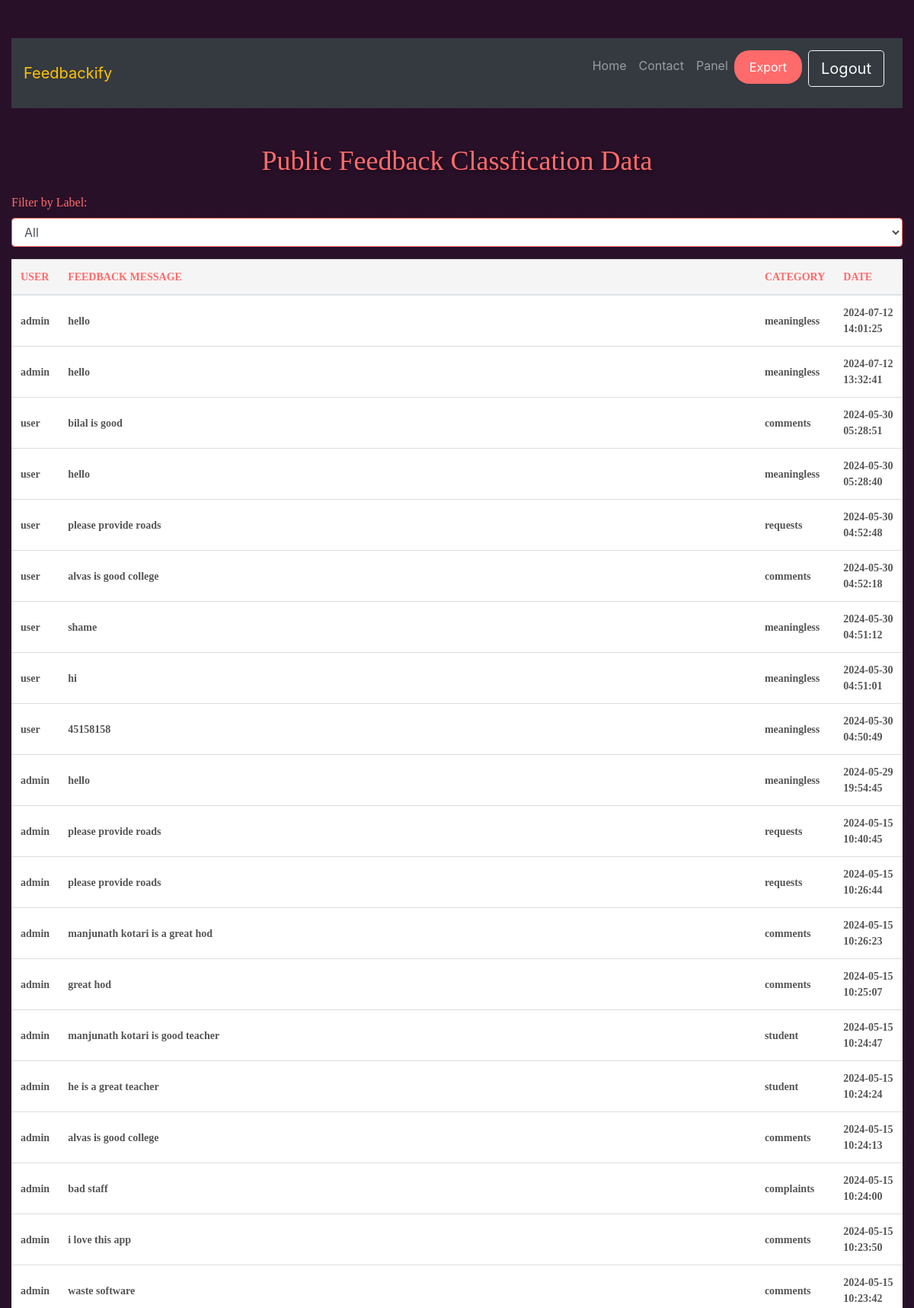
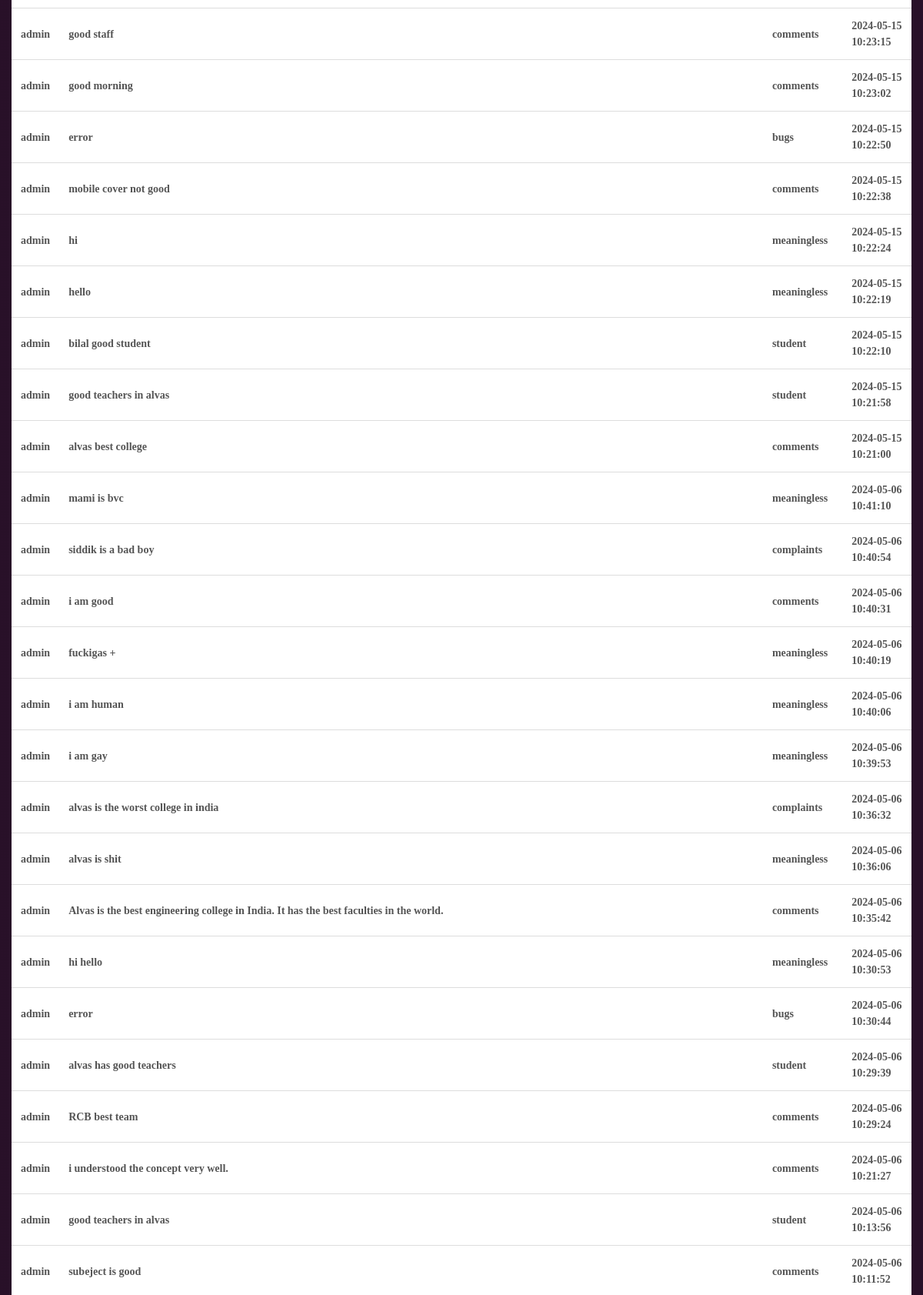
Screenshot of /feedback (upper part) with the database file from the repository (2 pictures, top to bottom).
### tables this page shows
CREATE TABLE feedback 
                 (id INTEGER PRIMARY KEY AUTOINCREMENT, 
                  username TEXT,
                  timestamp TIMESTAMP DEFAULT CURRENT_TIMESTAMP,
                  feedback TEXT,
                  label TEXT);

### app.py (the view)
@app.route('/feedback')
def feedback():
    feedback_data = fetch_feedback()
    unique_labels = set(feedback[4] for feedback in feedback_data)
    return render_template('feedback.html', feedback_data=feedback_data, unique_labels=unique_labels)

### app.py (called while the page is built)
def fetch_feedback():
    conn = sqlite3.connect(DATABASE)
    c = conn.cursor()
    c.execute("SELECT * FROM feedback order by timestamp desc")
    feedback_data = c.fetchall()
    conn.close()
    return feedback_data

### templates/feedback.html (shortened to what this page needs)
<!DOCTYPE html>
<html lang="en">
<head>
    <link rel="stylesheet" href="https://stackpath.bootstrapcdn.com/bootstrap/4.5.2/css/bootstrap.min.css">
</head>
<body>
    <div class="container">
        <nav class="navbar navbar-expand-lg navbar-dark bg-dark py-3">
            <a href="/landing_admin" class="navbar-brand text-warning">Feedbackify</a>
            <div class="collapse navbar-collapse" id="navmenu">
                <ul class="navbar-nav ml-auto">
                    <li class="nav-item">
                        <a href="/landing_admin" class="nav-link">Home</a>
                    </li>
                    <li class="nav-item">
                        <a href="/contactus" class="nav-link">Contact</a>
                    </li>
                    <li class="nav-item">
                        <a href="/admin" class="nav-link">Panel</a>
                    </li>
                    <div class="text-center mb-3">
                        <a href="/export_excel" class="btn btn-funky">Export</a>
                    </div>
                    <li class="nav-item">
                        <form action="/logout" method="post">
                            <button type="submit" class="btn btn-outline-light btn-lg mx-2">Logout</button>
                        </form>
                    </li>
                </ul>
            </div>
        </nav>
        <br>
        <br>
        <h2 class="header-funky">Public Feedback Classfication Data</h2>
        <div class="row">
            <div class="col-md-12">
                <div class="form-group">
                    <label for="filterSelect" style="font-family: 'Pacifico', cursive; color: #ff6b6b;">Filter by Label:</label>
                    <select id="filterSelect" class="form-control" style="border-color: #ff6b6b;">
                        <option value="" style="font-family: 'Comic Sans MS', cursive; color: #ff6b6b;">All</option>
                    </select>
                </div>
                <table id="feedbackTable" class="table table-striped table-hover">
                    <thead>
                        <tr>
                            <th class="text-uppercase">User</th>
                            <th class="text-uppercase">Feedback Message</th>
                            <th class="text-uppercase">Category</th>
                            <th class="text-uppercase">Date</th>
                        </tr>
                    </thead>
                    <tbody>
                        {% for feedback in feedback_data %}
                        <tr>
                            <td>{{ feedback[1] }}</td>
                            <td>{{ feedback[3] }}</td>
                            <td>{{ feedback[4] }}</td>
                            <td>{{ feedback[2] }}</td>
                        </tr>
                        {% endfor %}
                    </tbody>
                </table>
            </div>
        </div>
    </div>
</body>
</html>

### templates/feedback.html (style rules this page uses)
body { background-blend-mode: multiply; background-size: 1920px 920px; background-repeat: no-repeat; background: linear-gradient(rgba(0, 0, 0, 0.6), rgba(0, 0, 0, 0.6)), linear-gradient(to right, rgba(255, 0, 0, 0.6), rgba(255, 0, 0, 0.6)), linear-gradient(to bottom, rgba(0, 0, 255, 0.6), rgba(0, 0, 255, 0.6)); }
.container { max-width: 1200px; margin-top: 50px; }
.table tbody tr { background-color: #fff !important; color: #888; font-weight: normal; font-family: 'Comic Sans MS', cursive; }
.table th, .table td { border-color: #ddd; font-size: 14px; font-weight: bold; color: #555; }
.table th { background-color: #f5f5f5; text-transform: uppercase; font-family: 'Comic Sans MS', cursive; color: #ff6b6b; }
.table th, .table td { vertical-align: middle; }
.header-funky { font-family: 'Pacifico', cursive; font-size: 36px; color: #ff6b6b; text-shadow: 2px 2px 5px rgba(0, 0, 0, 0.5); margin-bottom: 20px; text-align: center; }
.btn-funky { background-color: #ff6b6b; color: #fff; border: none; border-radius: 20px; padding: 10px 20px; font-size: 16px; transition: all 0.3s ease; }

### rows the page displays
feedback: username "admin", feedback "hello", label "meaningless", timestamp "2024-07-12 14:01:25"
feedback: username "admin", feedback "hello", label "meaningless", timestamp "2024-07-12 13:32:41"
feedback: username "user", feedback "bilal is good", label "comments", timestamp "2024-05-30 05:28:51"
feedback: username "user", feedback "hello", label "meaningless", timestamp "2024-05-30 05:28:40"
feedback: username "user", feedback "please provide roads", label "requests", timestamp "2024-05-30 04:52:48"
feedback: username "user", feedback "alvas is good college", label "comments", timestamp "2024-05-30 04:52:18"
feedback: username "user", feedback "shame", label "meaningless", timestamp "2024-05-30 04:51:12"
feedback: username "user", feedback "hi", label "meaningless", timestamp "2024-05-30 04:51:01"
feedback: username "user", feedback "45158158", label "meaningless", timestamp "2024-05-30 04:50:49"
feedback: username "admin", feedback "hello", label "meaningless", timestamp "2024-05-29 19:54:45"
feedback: username "admin", feedback "please provide roads", label "requests", timestamp "2024-05-15 10:40:45"
feedback: username "admin", feedback "please provide roads", label "requests", timestamp "2024-05-15 10:26:44"
feedback: username "admin", feedback "manjunath kotari is a great hod", label "comments", timestamp "2024-05-15 10:26:23"
feedback: username "admin", feedback "great hod", label "comments", timestamp "2024-05-15 10:25:07"
feedback: username "admin", feedback "manjunath kotari is good teacher", label "student", timestamp "2024-05-15 10:24:47"
feedback: username "admin", feedback "he is a great teacher", label "student", timestamp "2024-05-15 10:24:24"
feedback: username "admin", feedback "alvas is good college", label "comments", timestamp "2024-05-15 10:24:13"
feedback: username "admin", feedback "bad staff", label "complaints", timestamp "2024-05-15 10:24:00"
feedback: username "admin", feedback "i love this app", label "comments", timestamp "2024-05-15 10:23:50"
feedback: username "admin", feedback "waste software", label "comments", timestamp "2024-05-15 10:23:42"
feedback: username "admin", feedback "good staff", label "comments", timestamp "2024-05-15 10:23:15"
feedback: username "admin", feedback "good morning", label "comments", timestamp "2024-05-15 10:23:02"
feedback: username "admin", feedback "error", label "bugs", timestamp "2024-05-15 10:22:50"
feedback: username "admin", feedback "mobile cover not good", label "comments", timestamp "2024-05-15 10:22:38"
feedback: username "admin", feedback "hi", label "meaningless", timestamp "2024-05-15 10:22:24"
feedback: username "admin", feedback "hello", label "meaningless", timestamp "2024-05-15 10:22:19"
feedback: username "admin", feedback "bilal good student", label "student", timestamp "2024-05-15 10:22:10"
feedback: username "admin", feedback "good teachers in alvas", label "student", timestamp "2024-05-15 10:21:58"
feedback: username "admin", feedback "alvas best college", label "comments", timestamp "2024-05-15 10:21:00"
feedback: username "admin", feedback "mami is bvc", label "meaningless", timestamp "2024-05-06 10:41:10"
feedback: username "admin", feedback "siddik is a bad boy", label "complaints", timestamp "2024-05-06 10:40:54"
feedback: username "admin", feedback "i am good", label "comments", timestamp "2024-05-06 10:40:31"
feedback: username "admin", feedback "fuckigas +", label "meaningless", timestamp "2024-05-06 10:40:19"
feedback: username "admin", feedback "i am human", label "meaningless", timestamp "2024-05-06 10:40:06"
feedback: username "admin", feedback "i am gay", label "meaningless", timestamp "2024-05-06 10:39:53"
feedback: username "admin", feedback "alvas is the worst college in india", label "complaints", timestamp "2024-05-06 10:36:32"
feedback: username "admin", feedback "alvas is shit", label "meaningless", timestamp "2024-05-06 10:36:06"
feedback: username "admin", feedback "Alvas is the best engineering college in India. It has the best faculties in the world.", label "comments", timestamp "2024-05-06 10:35:42"
feedback: username "admin", feedback "hi hello", label "meaningless", timestamp "2024-05-06 10:30:53"
feedback: username "admin", feedback "error", label "bugs", timestamp "2024-05-06 10:30:44"
feedback: username "admin", feedback "alvas has good teachers", label "student", timestamp "2024-05-06 10:29:39"
feedback: username "admin", feedback "RCB best team", label "comments", timestamp "2024-05-06 10:29:24"
feedback: username "admin", feedback "i understood the concept very well.", label "comments", timestamp "2024-05-06 10:21:27"
feedback: username "admin", feedback "good teachers in alvas", label "student", timestamp "2024-05-06 10:13:56"
feedback: username "admin", feedback "subeject is good", label "comments", timestamp "2024-05-06 10:11:52"
